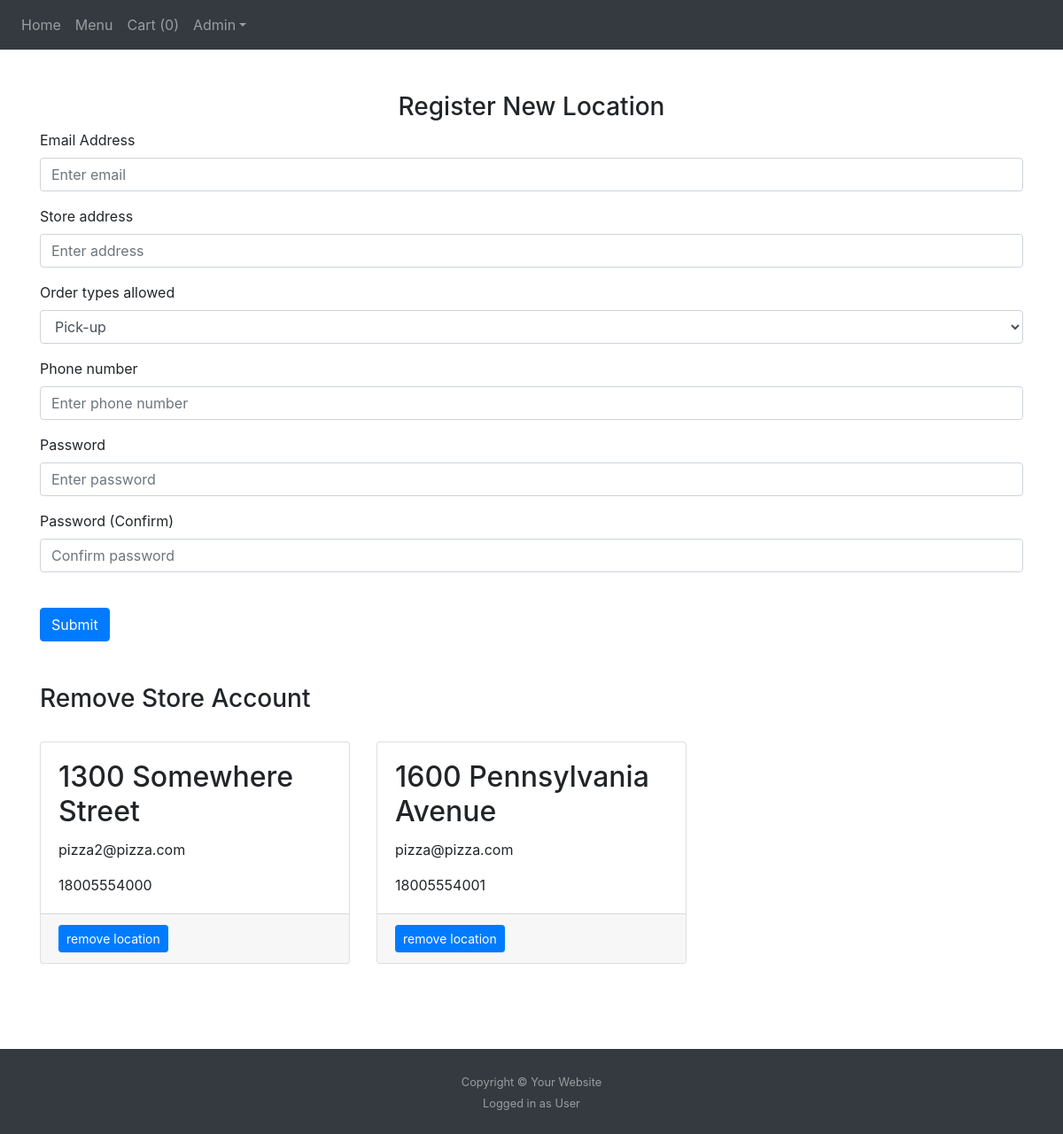
/editusers (signed in), run on the app's committed database.
### website/models.py (models this page shows)
class Store(db.Model, UserMixin): # login for storefront section of website
    id = db.Column(db.Integer, primary_key=True)
    email = db.Column(db.String(150), unique=True) # store contact info
    password = db.Column(db.String(150))
    phone = db.Column(db.String(150)) # store contact info
    address = db.Column(db.String(150)) # helps with user ordering delivery
    open = db.Column(db.Integer) # tells customer side of website when resturant is accepting online orders

### website/admin.py (the view, shortened to what this page needs)
@admin.route('/editusers', methods=['POST', 'GET'])
def create_users():
  rows = Cart.query.filter(Cart.id).count()
  return render_template('editusers.html', user=current_user, account=get_stores(), rows=rows)

### website/menu.py (called while the page is built)
def get_stores():
  ids = [id[0] for id in Store.query.with_entities(Store.id).all()]
  all_stores = []
  for id in ids:
    store = Store.query.filter_by(id=id).first()
    grabber = {'id': 0, 'first_name': '', 'email': 0, 'password': '', 'phone': ''}
    grabber['id'] = store.id
    grabber['first_name'] = store.address
    grabber['email'] = store.email
    grabber['password'] = store.password
    grabber['phone'] = store.phone
    all_stores.append(grabber)
  return all_stores

### website/templates/editusers.html (shortened to what this page needs)
{% extends "base.html" %} {% block title %}Cart{% endblock %}
{% block cart %}{{rows}}{% endblock %}
{% block content%}
<br/><br/>
<form method="POST">
    <h3 align="center">Register New Location</h3>
    <div class="form-group">
      <label for="email">Email Address</label>
      <input
        type="email"
        class="form-control"
        id="email"
        name="email"
        placeholder="Enter email"
      />
    </div>
    <div class="form-group">
      <label for="address">Store address</label>
      <input
        type="address"
        class="form-control"
        id="address"
        name="address"
        placeholder="Enter address"
      />
    </div>
    <div class="form-group">
      <label for="open">Order types allowed</label>
      <select name="open" class="form-control" id="open">
        <option value="1">Pick-up</option>
      </select>
    </div>
    <div class="form-group">
        <label for="phone">Phone number</label>
        <input
          type="text"
          class="form-control"
          id="phone"
          name="phone"
          placeholder="Enter phone number"
        />
      </div>
    <div class="form-group">
      <label for="password1">Password</label>
      <input
        type="password"
        class="form-control"
        id="password1"
        name="password1"
        placeholder="Enter password"
      />
    </div>
    <div class="form-group">
      <label for="password2">Password (Confirm)</label>
      <input
        type="password"
        class="form-control"
        id="password2"
        name="password2"
        placeholder="Confirm password"
      />
    </div>
    <br />
    <button type="submit" class="btn btn-primary">Submit</button>
  </form>
  <br /><br />
  <h3>Remove Store Account</h3>
  <br/>
  <div class="row gx-4 gx-lg-5">
    {% for i in account %}
    <div class="col-md-4 mb-5">
        <div class="card h-100">
            <div class="card-body">
                <h2 class="card-title">{{i.first_name}}</h2>
                <p class="card-text">{{i.email}} </p>
                <p class="card-text">{{i.phone}}</p>
            </div>
            <div class="card-footer"><a class="btn btn-primary btn-sm" href="{{ url_for ('admin.remove_user', id=i.id) }}">remove location</a></div>
        </div>
    </div>
    {% endfor %}
  </div>
  <br/><br/>
  {% endblock %}

### website/static/base.css (style rules this page uses)
html, body { height: 100%; }

### data on the page
Store: first_name "1300 Somewhere Street", email "pizza2@pizza.com", phone "18005554000"
Store: first_name "1600 Pennsylvania Avenue", email "pizza@pizza.com", phone "18005554001"

### other printed values
{{ rows }} "0"
{{ user.__class__.__name__ }} "User"
